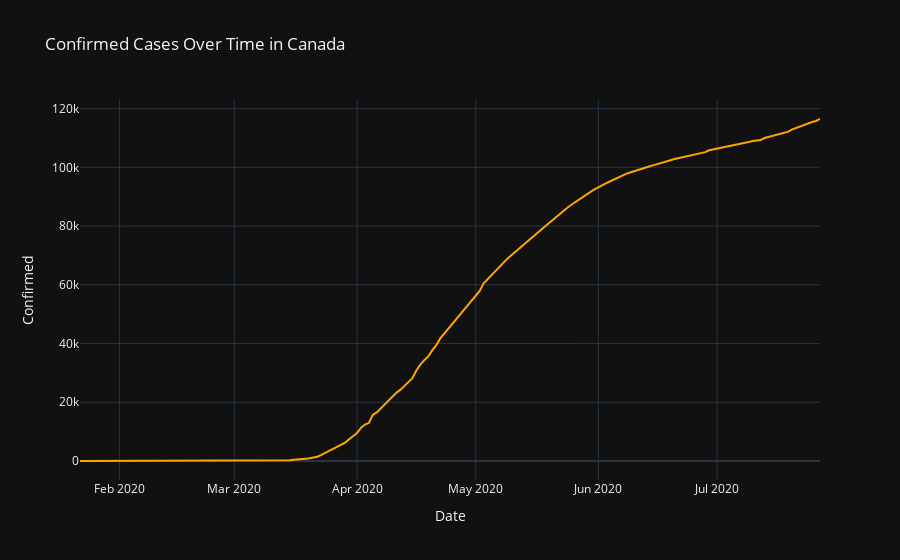
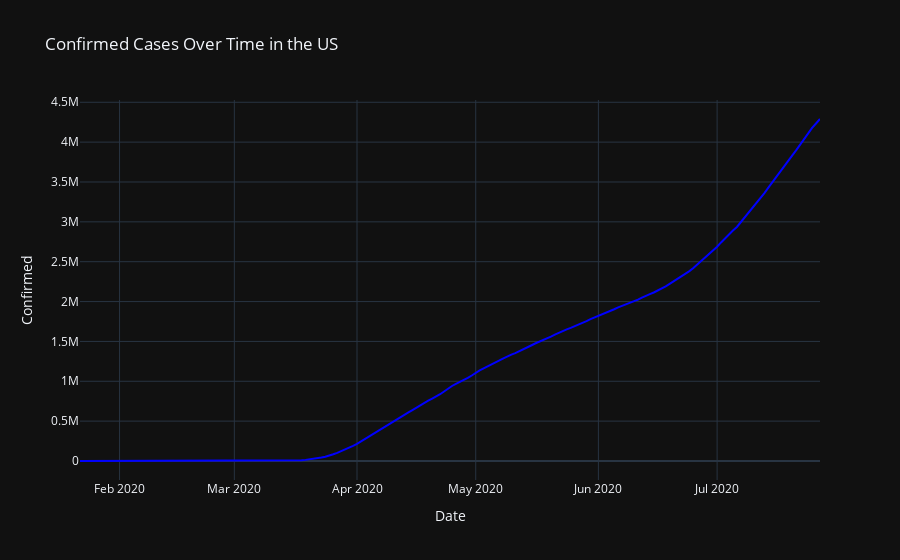

Notebook code cell kept with these figures, in order:
### Code cell
fig = px.line(can, x = "Date", y = "Confirmed",
             template = "plotly_dark", title = "Confirmed Cases Over Time in Canada",
              color_discrete_sequence = ['Orange'])
fig.show()

fig2 = px.line(usa, x = "Date", y = "Confirmed",
             template = "plotly_dark", title = "Confirmed Cases Over Time in the US",
              color_discrete_sequence = ['Blue'])
fig2.show()

### Figure 1 — Plotly figure (JSON) as saved in the notebook; plotly's stock layout.template omitted (floating-point values rounded to 4 significant figures; data arrays with more than 128 entries replaced by an {"elided": "..."} marker saying what was removed)
{"data": [{"hovertemplate": "Date=%{x}<br>Confirmed=%{y}<extra></extra>", "legendgroup": "", "line": {"color": "Orange", "dash": "solid"}, "mode": "lines", "name": "", "orientation": "v", "showlegend": false, "type": "scatter", "x": {"elided": "188 str values"}, "xaxis": "x", "y": {"elided": "188 int values"}, "yaxis": "y"}], "layout": {"legend": {"tracegroupgap": 0}, "title": {"text": "Confirmed Cases Over Time in Canada"}, "xaxis": {"anchor": "y", "domain": [0, 1], "title": {"text": "Date"}}, "yaxis": {"anchor": "x", "domain": [0, 1], "title": {"text": "Confirmed"}}}}

### Figure 2 — Plotly figure (JSON) as saved in the notebook; plotly's stock layout.template omitted (floating-point values rounded to 4 significant figures; data arrays with more than 128 entries replaced by an {"elided": "..."} marker saying what was removed)
{"data": [{"hovertemplate": "Date=%{x}<br>Confirmed=%{y}<extra></extra>", "legendgroup": "", "line": {"color": "Blue", "dash": "solid"}, "mode": "lines", "name": "", "orientation": "v", "showlegend": false, "type": "scatter", "x": {"elided": "188 str values"}, "xaxis": "x", "y": {"elided": "188 int values"}, "yaxis": "y"}], "layout": {"legend": {"tracegroupgap": 0}, "title": {"text": "Confirmed Cases Over Time in the US"}, "xaxis": {"anchor": "y", "domain": [0, 1], "title": {"text": "Date"}}, "yaxis": {"anchor": "x", "domain": [0, 1], "title": {"text": "Confirmed"}}}}
